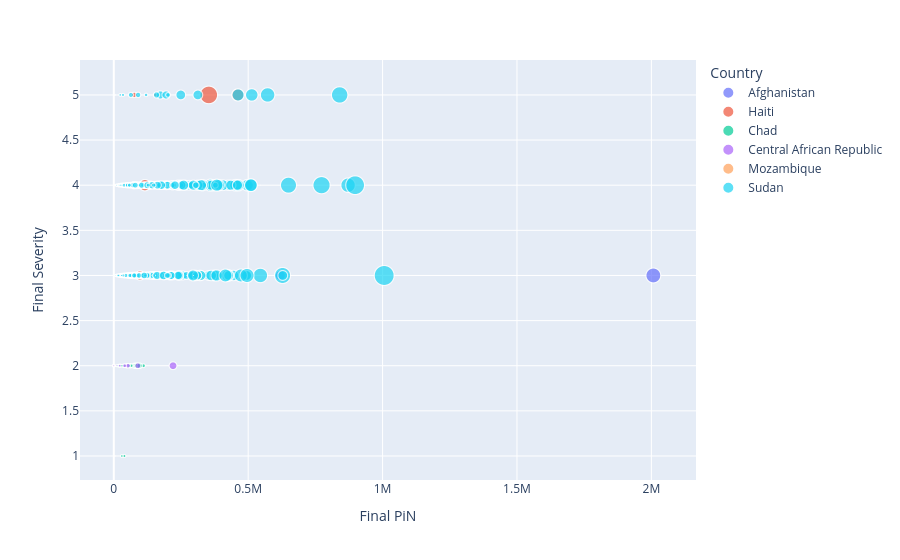

Write notebook code for a chart like this one.
### Markdown cell above
#### Insights
The treemap highlights both the **scale and the severity** of humanitarian needs. While **Sudan and Afghanistan** account for the largest overall humanitarian burden, high-severity administrative units are present across multiple countries. This visualization supports data-driven humanitarian planning by identifying the countries and regions that should be prioritized for resource allocation.

### Code cell
# Relationship between PiN and Severity.
fig = px.scatter(
    master_df,
    x="Final PiN",
    y="Final Severity",
    color="Country",
    size="HEA",
    hover_name="Admin 2"
)

fig.show()

### Figure 1 — Plotly figure (JSON) as saved in the notebook; plotly's stock layout.template omitted (floating-point values rounded to 4 significant figures; data arrays with more than 128 entries replaced by an {"elided": "..."} marker saying what was removed)
{"data": [{"hovertemplate": "<b>%{hovertext}</b><br><br>Country=Afghanistan<br>Final PiN=%{x}<br>Final Severity=%{y}<br>HEA=%{marker.size}<extra></extra>", "hovertext": {"elided": "802 str values"}, "legendgroup": "Afghanistan", "marker": {"color": "#636efa", "size": {"elided": "802 float values"}, "sizemode": "area", "sizeref": 2463.0, "symbol": "circle"}, "mode": "markers", "name": "Afghanistan", "showlegend": true, "type": "scattergl", "x": {"elided": "802 float values"}, "xaxis": "x", "y": {"elided": "802 float values"}, "yaxis": "y"}, {"hovertemplate": "<b>%{hovertext}</b><br><br>Country=Haiti<br>Final PiN=%{x}<br>Final Severity=%{y}<br>HEA=%{marker.size}<extra></extra>", "hovertext": {"elided": "280 str values"}, "legendgroup": "Haiti", "marker": {"color": "#EF553B", "size": {"elided": "280 float values"}, "sizemode": "area", "sizeref": 2463.0, "symbol": "circle"}, "mode": "markers", "name": "Haiti", "showlegend": true, "type": "scattergl", "x": {"elided": "280 float values"}, "xaxis": "x", "y": {"elided": "280 float values"}, "yaxis": "y"}, {"hovertemplate": "<b>%{hovertext}</b><br><br>Country=Chad<br>Final PiN=%{x}<br>Final Severity=%{y}<br>HEA=%{marker.size}<extra></extra>", "hovertext": {"elided": "140 str values"}, "legendgroup": "Chad", "marker": {"color": "#00cc96", "size": {"elided": "140 float values"}, "sizemode": "area", "sizeref": 2463.0, "symbol": "circle"}, "mode": "markers", "name": "Chad", "showlegend": true, "type": "scattergl", "x": {"elided": "140 float values"}, "xaxis": "x", "y": {"elided": "140 float values"}, "yaxis": "y"}, {"hovertemplate": "<b>%{hovertext}</b><br><br>Country=Central African Republic<br>Final PiN=%{x}<br>Final Severity=%{y}<br>HEA=%{marker.size}<extra></extra>", "hovertext": {"elided": "130 str values"}, "legendgroup": "Central African Republic", "marker": {"color": "#ab63fa", "size": {"elided": "130 float values"}, "sizemode": "area", "sizeref": 2463.0, "symbol": "circle"}, "mode": "markers", "name": "Central African Republic", "showlegend": true, "type": "scattergl", "x": {"elided": "130 float values"}, "xaxis": "x", "y": {"elided": "130 float values"}, "yaxis": "y"}, {"hovertemplate": "<b>%{hovertext}</b><br><br>Country=Mozambique<br>Final PiN=%{x}<br>Final Severity=%{y}<br>HEA=%{marker.size}<extra></extra>", "hovertext": ["Ancuabe", "Chiure", "Cidade De Pemba", "Ibo", "Macomia", "Mecufi", "Meluco", "Metuge", "Mocimboa Da Praia", "Montepuez", "Mueda", "Muidumbe", "Nangade", "Palma", "Quissanga", "Ancuabe", "Balama", "Chiure", "Cidade De Pemba", "Ibo", "Macomia", "Mecufi", "Meluco", "Metuge", "Mocimboa Da Praia", "Montepuez", "Mueda", "Muidumbe", "Namuno", "Nangade", "Palma", "Quissanga", "Erati", "Memba", "Mecula"], "legendgroup": "Mozambique", "marker": {"color": "#FFA15A", "size": [10480.0, 15040.0, 17860.0, 17970.0, 114100.0, 2520.0, 1774.0, 11870.0, 160300.0, 3977.0, 6776.0, 7521.0, 39350.0, 8386.0, 42870.0, 19310.0, 0.0, 19900.0, 5664.0, 15990.0, 123900.0, 436.0, 19870.0, 3133.0, 134800.0, 914.0, 1375.0, 24120.0, 56150.0, 28950.0, 7536.0, 26160.0, 234.3, 444.0, 54.0], "sizemode": "area", "sizeref": 2463.0, "symbol": "circle"}, "mode": "markers", "name": "Mozambique", "showlegend": true, "type": "scattergl", "x": [127000.0, 139900.0, 84740.0, 28100.0, 116000.0, 31230.0, 24150.0, 117200.0, 161100.0, 75520.0, 128000.0, 79600.0, 70530.0, 61660.0, 60350.0, 121200.0, 56700.0, 166900.0, 87500.0, 28810.0, 144200.0, 38780.0, 31240.0, 109700.0, 159000.0, 81440.0, 127300.0, 59200.0, 61820.0, 85850.0, 64720.0, 55790.0, 79550.0, 64670.0, 13740.0], "xaxis": "x", "y": [3.0, 3.0, 3.0, 3.0, 4.0, 3.0, 3.0, 3.0, 4.0, 2.0, 3.0, 3.0, 4.0, 3.0, 4.0, 4.0, 3.0, 4.0, 3.0, 3.0, 4.0, 3.0, 3.0, 3.0, 4.0, 3.0, 4.0, 4.0, 3.0, 4.0, 3.0, 4.0, 3.0, 3.0, 3.0], "yaxis": "y"}, {"hovertemplate": "<b>%{hovertext}</b><br><br>Country=Sudan<br>Final PiN=%{x}<br>Final Severity=%{y}<br>HEA=%{marker.size}<extra></extra>", "hovertext": {"elided": "376 str values"}, "legendgroup": "Sudan", "marker": {"color": "#19d3f3", "size": {"elided": "376 float values"}, "sizemode": "area", "sizeref": 2463.0, "symbol": "circle"}, "mode": "markers", "name": "Sudan", "showlegend": true, "type": "scattergl", "x": {"elided": "376 float values"}, "xaxis": "x", "y": {"elided": "376 float values"}, "yaxis": "y"}], "layout": {"legend": {"itemsizing": "constant", "title": {"text": "Country"}, "tracegroupgap": 0}, "margin": {"t": 60}, "xaxis": {"anchor": "y", "domain": [0, 1], "title": {"text": "Final PiN"}}, "yaxis": {"anchor": "x", "domain": [0, 1], "title": {"text": "Final Severity"}}}}
